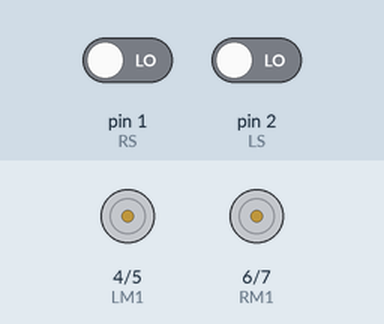
This sketch was run on a simulated Arduino Uno, built with avr-gcc and run on an emulated ATmega328P. Shown: motor-driver pin pairs drawn as motors (green arrow = first pin HIGH = forward, orange = second pin HIGH = backward, longer = more drive). Inputs (shaded band) come from the test bench; at power-on: pin 1 (RS) LOW, pin 2 (LS) LOW.

Above: at 1.2 s.
1.3 s: pin 1 (RS) driven HIGH
At 1.9 s:
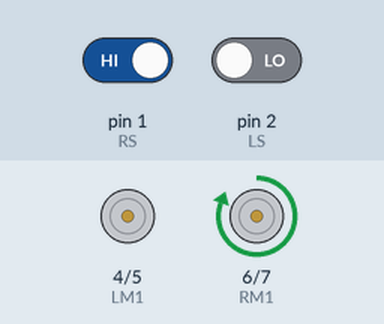
2.8 s: pin 2 (LS) driven HIGH
At 4.0 s:
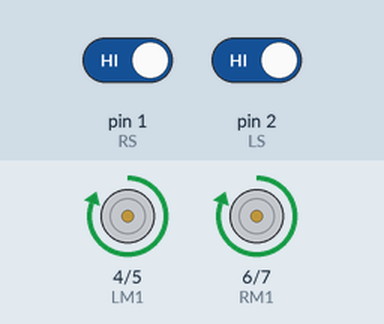
4.3 s: pin 1 (RS) driven LOW
At 5.4 s:
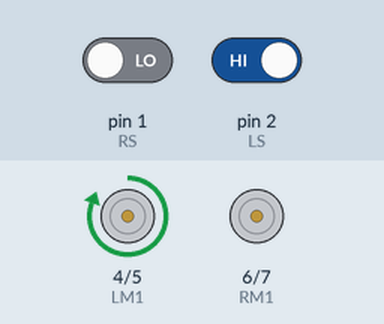
5.8 s: pin 2 (LS) driven LOW
At 6.5 s:
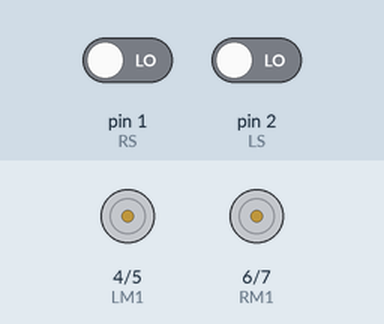
Timing chart, 0 to 8.3 s (numbered marks = the images above; inputs shaded):
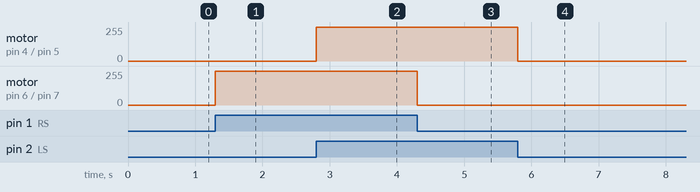

The sketch:

lfr.ino
```cpp
/*
 * Name - Akshay Srivastava
 * Roll No- 12
 * Name - Aman Sangal
 * Roll No- 62
 * Sec - A
 * Project Title- Line Following Robot
 * Date-19/11/18
*/
#define LS 2      // left sensor
#define RS 1      // right sensor
#define LM1 4     // left motor
#define LM2 5     // left motor
#define RM1 6     // right motor
#define RM2 7     // right motor

void setup()
{
  pinMode(LS, INPUT);
  pinMode(RS, INPUT);
  pinMode(LM1, OUTPUT);
  pinMode(LM2, OUTPUT);
  pinMode(RM1, OUTPUT);
  pinMode(RM2, OUTPUT);
}

void loop()
{
  if(digitalRead(LS) && digitalRead(RS))     // Move Forward
  {
    digitalWrite(LM1, HIGH);
    digitalWrite(LM2, LOW);
    digitalWrite(RM1, HIGH);
    digitalWrite(RM2, LOW);
  }

  if(!(digitalRead(LS)) && digitalRead(RS))     // Turn right
  {
    digitalWrite(LM1, LOW);
    digitalWrite(LM2, LOW);
    digitalWrite(RM1, HIGH);
    digitalWrite(RM2, LOW);
  }

  if(digitalRead(LS) && !(digitalRead(RS)))     // Turn left
  {
    digitalWrite(LM1, HIGH);
    digitalWrite(LM2, LOW);
    digitalWrite(RM1, LOW);
    digitalWrite(RM2, LOW);
  }

  if(!(digitalRead(LS)) && !(digitalRead(RS)))     // Stop
  {
    digitalWrite(LM1, LOW);
    digitalWrite(LM2, LOW);
    digitalWrite(RM1, LOW);
    digitalWrite(RM2, LOW);
  }
 Serial.println(LS);
  Serial.println(" ");
   Serial.println(RS);
}
```

Measured:
- after the input at 1.3 s, motor on pin 6 (RM1) / pin 7 (RM2): stopped → forward 255/255 at once
- after the input at 2.8 s, motor on pin 4 (LM1) / pin 5 (LM2): stopped → forward 255/255 at once
- after the input at 4.3 s, motor on pin 6 (RM1) / pin 7 (RM2): forward 255/255 → stopped at once
- after the input at 5.8 s, motor on pin 4 (LM1) / pin 5 (LM2): forward 255/255 → stopped at once
